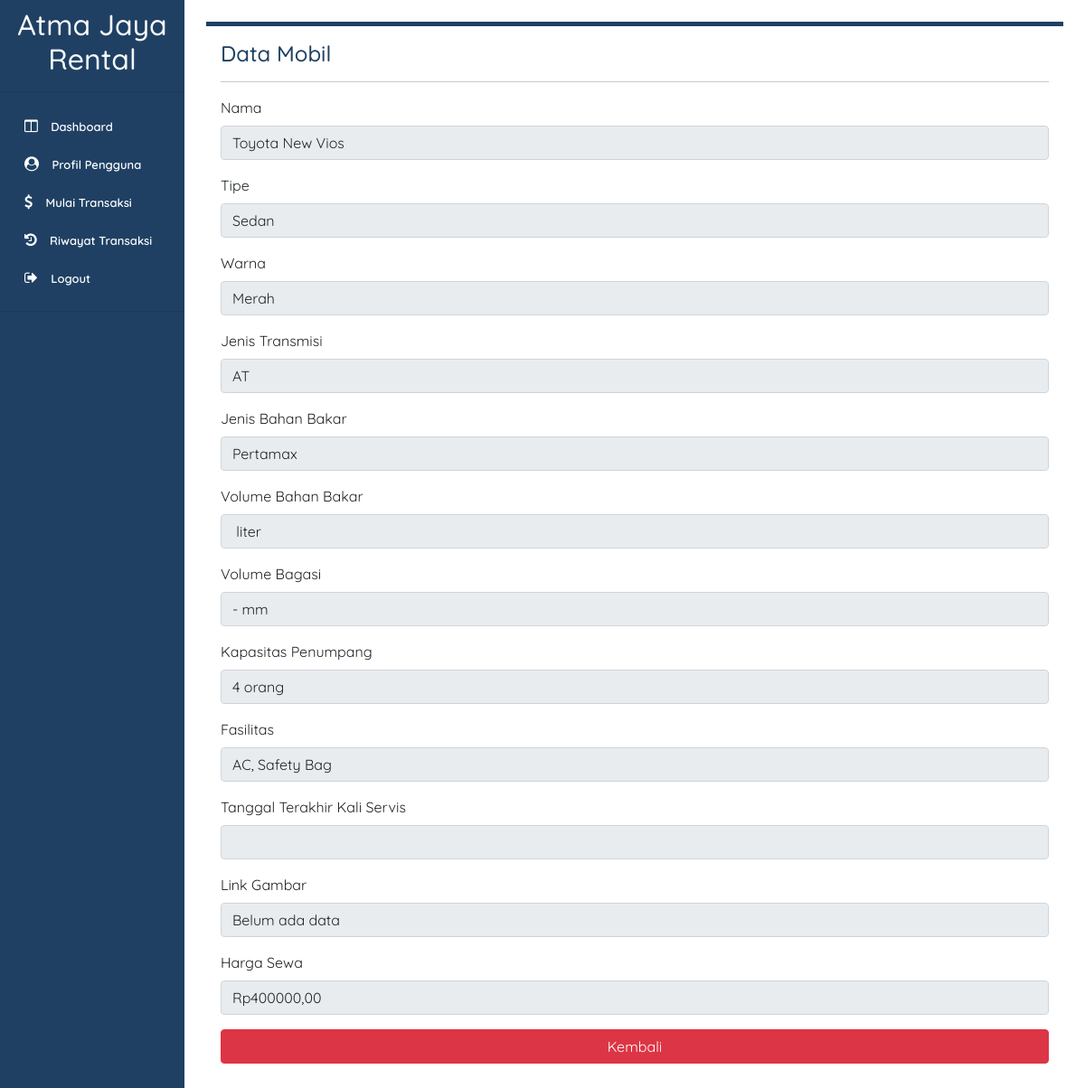
Page /page/showAsetMobilCustomerPage.php?id_mobil=1 (signed in) on the committed database.
### tables this page shows
CREATE TABLE `aset_mobil` (
  `ID_MOBIL` bigint(16) NOT NULL,
  `ID_PEMILIK` bigint(16) DEFAULT NULL,
  `PLAT_NOMOR_MOBIL` varchar(32) DEFAULT NULL,
  `NOMOR_STNK_MOBIL` varchar(32) DEFAULT NULL,
  `NAMA_MOBIL` varchar(32) DEFAULT NULL,
  `TIPE_MOBIL` varchar(32) DEFAULT NULL,
  `JENIS_TRANSMISI_MOBIL` varchar(32) DEFAULT NULL,
  `JENIS_BAHAN_BAKAR_MOBIL` varchar(32) DEFAULT NULL,
  `VOLUME_BAHAN_BAKAR_MOBIL` varchar(32) DEFAULT NULL,
  `WARNA_MOBIL` varchar(32) DEFAULT NULL,
  `KAPASITAS_PENUMPANG_MOBIL` bigint(5) DEFAULT NULL,
  `FASILITAS_MOBIL` varchar(50) DEFAULT NULL,
  `KATEGORI_ASET_MOBIL` tinyint(1) DEFAULT NULL,
  `PERIODE_KONTRAK_MULAI_MOBIL` date DEFAULT NULL,
  `PERIODE_KONTRAK_AKHIR_MOBIL` date DEFAULT NULL,
  `TANGGAL_TERAKHIR_KALI` date DEFAULT NULL,
  `VOLUME_BAGASI_MOBIL` varchar(32) DEFAULT NULL,
  `HARGA_SEWA_MOBIL` float DEFAULT NULL,
  `STATUS_KETERSEDIAAN_MOBIL` tinyint(1) DEFAULT NULL,
  `GAMBAR_MOBIL` varchar(150) DEFAULT NULL,
  `STATUS_MOBIL` tinyint(1) DEFAULT 1
);

### page/showAsetMobilCustomerPage.php (the view, shortened to what this page needs)
<?php
    include '../component/sidebarCustomer.php'
?>
<?php
    include '../db.php';
    $id_mobil = $_GET['id_mobil'];
    $stats = $_GET['stats'];
    $tanggal_waktu_sewa = $_GET['tanggal_waktu_sewa'];
    $temp = mysqli_query($con, "SELECT NAMA_MOBIL, TIPE_MOBIL, JENIS_TRANSMISI_MOBIL, JENIS_BAHAN_BAKAR_MOBIL, VOLUME_BAHAN_BAKAR_MOBIL, WARNA_MOBIL, KAPASITAS_PENUMPANG_MOBIL, FASILITAS_MOBIL, TANGGAL_TERAKHIR_KALI, VOLUME_BAGASI_MOBIL, HARGA_SEWA_MOBIL, GAMBAR_MOBIL from aset_mobil where id_mobil='$id_mobil'") or die(mysqli_error($con));
    $user = mysqli_fetch_array($temp);
?>
<div class="container p-3 m-4 h-100" style="background-color: #FFFFFF; border-top: 5px solid #1f4063; boxshadow: 0 4px 8px 0 rgba(0, 0, 0, 0.2), 0 6px 20px 0 rgba(0, 0, 0, 0.19);" >
        <h4 style="color: #1f4063;">Data Mobil</h4>
        <hr>
            <div class="mb-3">
                <label for="exampleInputEmail1" class="form-label">Nama</label>
                <input class="form-control" disabled value="<?php echo $user[0]; ?>">
            </div>
            <div class="mb-3">
                <label for="exampleInputEmail1" class="form-label">Tipe</label>
                <input class="form-control" disabled value="<?php echo $user[1]; ?>">
            </div>
            <div class="mb-3">
                <label for="exampleInputEmail1" class="form-label">Warna</label>
                <input class="form-control" disabled value="<?php echo $user[5]; ?>">
            </div>
            <div class="mb-3">
                <label for="exampleInputEmail1" class="form-label">Jenis Transmisi</label>
                <input class="form-control" disabled value="<?php echo $user[2]; ?>">
            </div>
            <div class="mb-3">
                <label for="exampleInputEmail1" class="form-label">Jenis Bahan Bakar</label>
                <input class="form-control" disabled value="<?php echo $user[3]; ?>">
            </div>
            <div class="mb-3">
                <label for="exampleInputEmail1" class="form-label">Volume Bahan Bakar</label>
                <input class="form-control" disabled value="<?php echo $user[4]; ?> liter">
            </div>
            <div class="mb-3">
                <label for="exampleInputEmail1" class="form-label">Volume Bagasi</label>
                <input class="form-control" disabled value="<?php echo $user[9]; ?> mm">
            </div>
            <div class="mb-3">
                <label for="exampleInputEmail1" class="form-label">Kapasitas Penumpang</label>
                <input class="form-control" disabled value="<?php echo $user[6]; ?> orang">
            </div>
            <div class="mb-3">
                <label for="exampleInputEmail1" class="form-label">Fasilitas</label>
                <input class="form-control" disabled value="<?php echo $user[7]; ?>">
            </div>
            <div class="mb-3">
                <label for="exampleInputEmail1" class="form-label">Tanggal Terakhir Kali Servis</label>
                <input class="form-control" disabled value="<?php echo $user[8]; ?>">
            </div>
            <div class="mb-3">
                <label for="exampleInputEmail1" class="form-label">Link Gambar</label>
                <input class="form-control" disabled value="<?php
                            if($user[11]==NULL) {
                                echo 'Belum ada data';
                            }else {
                                echo $user[11];
                            }
                        ?>">
            </div>
            <div class="mb-3">
                <label for="exampleInputEmail1" class="form-label">Harga Sewa</label>
                <input class="form-control" disabled value="Rp<?php echo $user[10]; ?>,00">
            </div>
            <div class="d-grid gap-2">
                <a href="./listAsetMobilCustomerPage.php?stats=<?php echo $stats; ?>&tanggal_waktu_sewa=<?php echo $tanggal_waktu_sewa; ?>" class="btn btn-danger" role="button" aria-disabled="true">Kembali</a>
            </div>
    </div>
    </aside>
</body>
</html>

### style.css (style rules this page uses)
* { font-family: 'Quicksand', sans-serif; }

### component/sidebarCustomer.php (style rules this page uses)
* { font-family: "Quicksand", sans-serif; }
a { padding-left: 10px; font-size: 13px; text-decoration: none; color: white; }

### rows in the picture
aset_mobil: NAMA_MOBIL "Toyota New Vios", TIPE_MOBIL "Sedan", WARNA_MOBIL "Merah", JENIS_TRANSMISI_MOBIL "AT", JENIS_BAHAN_BAKAR_MOBIL "Pertamax", VOLUME_BAGASI_MOBIL "- mm", KAPASITAS_PENUMPANG_MOBIL "4 orang", FASILITAS_MOBIL "AC, Safety Bag", GAMBAR_MOBIL "Belum ada data", HARGA_SEWA_MOBIL "Rp400000,00"
